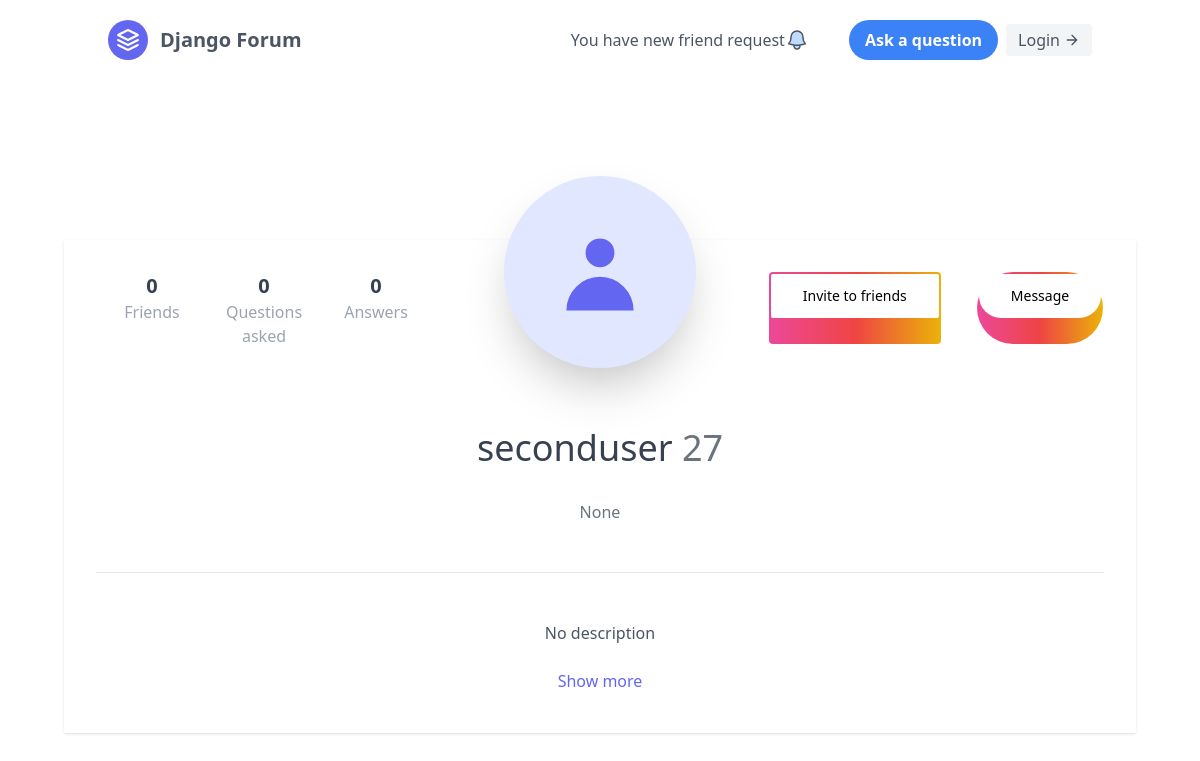
Before: /forum/my_profile/2/ with the older database file.
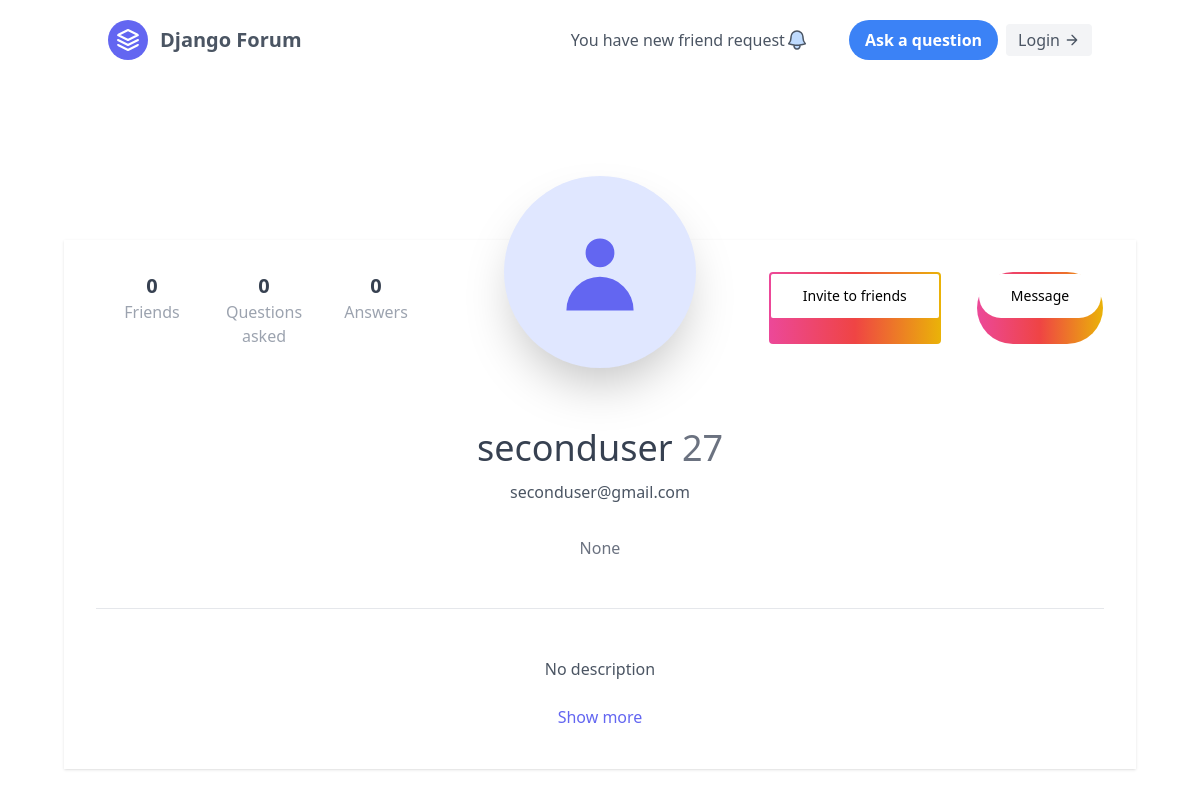
After: the same page with the newer database file.
### forum/models.py (models this page shows)
class User(AbstractUser):
    friends = models.ManyToManyField("User", blank=True)
    short_about_me = models.CharField(max_length=20, blank=True, null=True)
    number_of_questions = models.IntegerField(default=0)
    number_of_answers = models.IntegerField(default=0)
    description = models.CharField(max_length=1000, blank=True, null=True)

### forum/views.py (the view)
# urls.py: path('my_profile/<int:pk>/', views.MyProfileView.as_view(),name='my_profile'),
class MyProfileView(TemplateView):
    template_name = "forum/my_profile_page.html"
    def get_context_data(self, **kwargs):
        pk = self.kwargs['pk']
        context = super().get_context_data(**kwargs)
        context['user_information'] = User.objects.get(id=pk)
        return context

### forum/templates/forum/my_profile_page.html (shortened to what this page needs)
{% extends "header.html" %}
{% block content %}
<div class="p-16">
  <div class="p-8 bg-white shadow mt-24">
    <div class="grid grid-cols-1 md:grid-cols-3">
      <div class="grid grid-cols-3 text-center order-last md:order-first mt-20 md:mt-0">
        <div>
          <p class="font-bold text-gray-700 text-xl">{{user_information.friends.count}}</p>
          <p class="text-gray-400">Friends</p>
        </div>
        <div>
             <p class="font-bold text-gray-700 text-xl">{{user_information.number_of_questions}}</p>
          <p class="text-gray-400">Questions asked</p>
        </div>
            <div>
             <p class="font-bold text-gray-700 text-xl">{{user_information.number_of_answers}}</p>
          <p class="text-gray-400">Answers</p>
        </div>
      </div>
      <div class="relative">
        <div class="w-48 h-48 bg-indigo-100 mx-auto rounded-full shadow-2xl absolute inset-x-0 top-0 -mt-24 flex items-center justify-center text-indigo-500">
  <svg xmlns="http://www.w3.org/2000/svg" class="h-24 w-24" viewBox="0 0 20 20" fill="currentColor">
    <path fill-rule="evenodd" d="M10 9a3 3 0 100-6 3 3 0 000 6zm-7 9a7 7 0 1114 0H3z" clip-rule="evenodd" />
  </svg>
        </div>
      </div>
      {% if request.user.username != user_information.username %}
      <div class="space-x-8 flex justify-between mt-32 md:mt-0 md:justify-center">
        <a href="{% url 'forum:send_friend_request' user_information.id %}" class="inline-block p-[2px] rounded bg-gradient-to-r from-pink-500 via-red-500 to-yellow-500 hover:text-white active:text-opacity-75 focus:outline-none focus:ring mb-1 mr-1">
          <span class="block px-8 py-3 text-sm font-medium bg-white rounded-sm hover:bg-transparent">
            Invite to friends
          </span>
        </a>
      <a class="inline-block p-[2px] rounded-full bg-gradient-to-r from-pink-500 via-red-500 to-yellow-500 hover:text-white active:text-opacity-75 focus:outline-none focus:ring mb-1 mr-1">
        <span class="block px-8 py-3 text-sm font-medium bg-white rounded-full hover:bg-transparent">
        Message
        </span>
    </a>
      {% endif %}
      </div>
    </div>
    <div class="mt-20 text-center border-b pb-12">
      <h1 class="text-4xl font-medium text-gray-700">{{user_information.username}} <span class="font-light text-gray-500">27</span></h1>
      <p class="font-light text-gray-600 mt-3">{{user_information.email}}</p>
      <p class="mt-8 text-gray-500">{{user_information.short_about_me}}</p>
    </div>
    <div class="mt-12 flex flex-col justify-center">
      {% if user_information.description == None %}
      <p class="text-gray-600 text-center font-light lg:px-16">No description</p>
      {% else %}
      <p class="text-gray-600 text-center font-light lg:px-16">{{user_information.description}}</p>
      {% endif %}
      <button
    class="text-indigo-500 py-2 px-4  font-medium mt-4"
  >
    Show more
  </button>
    </div>
  </div>
  </div>
{% endblock content %}

Changed rows visible on the page:
changed User "seconduser": email (not shown) → "seconduser@gmail.com"
